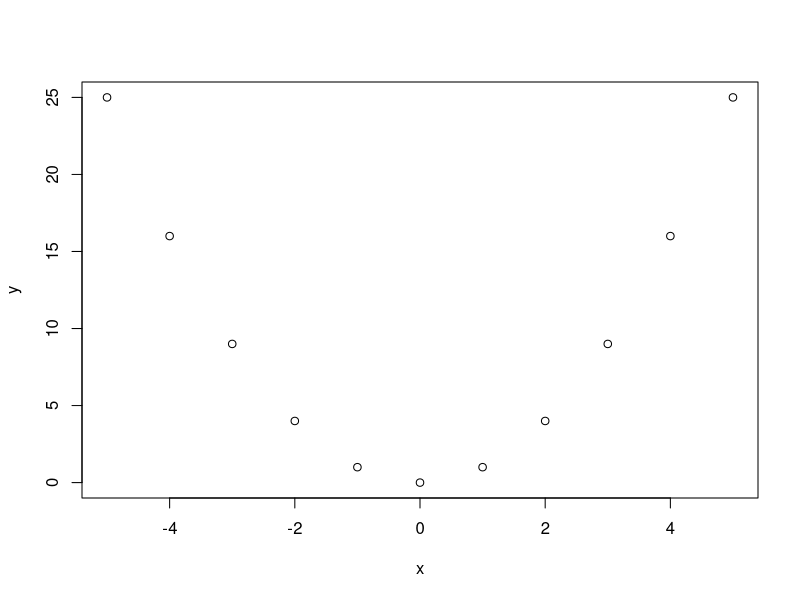

The R source for this figure: (Note: this script raises an error after producing the figure.)
# Exercise 1

# basic calculator
2+2+3+2
2*3*4
2**8
2^8
2*pi
5/2
exp(0)
exp(1)
sqrt(25)
log(exp(1))
log2(8)
log10(100)
complex(real=2,imaginary=3)

# variable, assignment and relational ops
x <- 3
4 -> x
x <- "name"
x <- 3
x+x
x*x
x^x
x==x
x!=x
x>x
x>=x
a <- 10
b <- 20
c <- c(-5:5)
x <- c
y <- x^2
plot(x,y)
# subset by index
x <- c(11,3,4,6,20)
x[1] <- -7
x
c

# Logical ops
x <- 0:2; x
y <- 2:0; y
x < 1
y < 1
(x < 1) & (y < 1)
(x < 1) | (y < 1)
(x < 1) && (y < 1)
(x < 1) || (y < 1)

# Data types
i <- 1
sport <- "football"
flag = TRUE
class(i)
class(sport)
class(flag)
class(c)
class(x)
typeof(i)
typeof(sport)
typeof(flag)
typeof(c)
typeof(x)
is.integer(i)
is.integer(sport)
is.integer(flag)
is.integer(c)
is.integer(x)
is.vector(i)
is.vector(sport)
is.vector(flag)
is.vector(c)
is.vector(x)
length(i)
length(sport)
length(flag)
length(c)
length(x)

# Data Frame
year <- c(2010:2016)
papers <- c(3,2,4,5,1,3,4)
KPI <- data.frame(year,papers)
KPI <- data.frame(Y=year,P=papers)
KPI
class(year)
class(papers)
class(KPI)
class(KPI$Y)
class(KPI$P)

# Random number generator
x <- rnorm(10); x
x <- rnorm(10,mean=2); x
x <- rnorm(10,mean=2,sd=0.3); x

# Vector, Matrix and Array
v <- c(-5:5)
m <- matrix(v, nrow = 2); m
m <- matrix(1:10, nrow = 2); m
m <- matrix(1:10, nrow = 2, byrow=TRUE); m
a <- array(1:10,dim=c(2,5)); a
a <- array(1:10,dim=c(3,4)); a
a <- array(1:10,dim=c(2,5,2)); a

# List
r <- list(1,c(1:2),c("3",4),"str1",5.0); r

